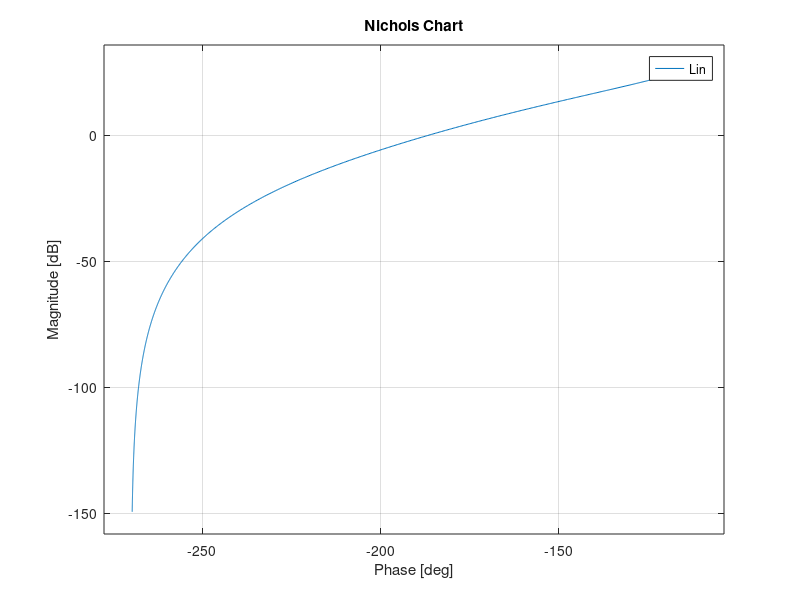

Source code (MATLAB): (Note: this script raises an error after producing the figure.)
s=tf('s');
Gp=100/(s^2+5.5*s+4.5);
pole(Gp);
zpk(Gp);
Kp=dcgain(Gp); 
Gs=1;
Ga=0.014;
Gr=1;
Gd=1;
Kd=1;
R0=1;

ro=1.5*10^-1;
Gf=1/(Kd*Gs);
poles=pole(Gp); %ci sono 0 poli in 0 -> p=0
p=0;
h=1; %perchè r è una rampa
nu=h-p; %perche vogliamo erinf<=1.5*10^-1
beta=0; %perchè nu+p è div. da 0
Kc=abs(Kd^2*R0/(ro*Kp*Ga));
tr=2;
ts5=8;
alpha=0.05;

MSLF=2*10^-3/(16*10^-2);
MSLFdb=20*log10(MSLF);
wl=0.03*10^(-MSLFdb/40);

MTHF=8*10^-4*Gs/(2*10^-1);
MTHFdb=20*log10(MTHF);
wh=60*10^(MTHFdb/40);



smor=sqrt(log(0.12)^2/(pi^2+log(0.12)^2));
Tp=1/(2*smor*sqrt(1-smor^2));
Tpdb=20*log10(Tp);
Sp=2*smor*sqrt(2+4*smor^2+2*sqrt(1+8*smor^2))/(sqrt(1+8*smor^2)+4*smor^2-1);
Spdb=20*log10(Sp);
wcMIN1=(pi-acos(smor))*sqrt(sqrt(1+4*smor^4)-2*smor^2)/(sqrt(1-smor^2))/tr;
wcMIN2=-log(alpha)*sqrt(sqrt(1+4*smor^4)-2*smor^2)/smor/ts5;
Kc=24;
Gc=Kc/s;
Lin=minreal(zpk(Gc*Gp*Ga*Gs*Gf));
% figure(1)
% bode(Lin)
% hold on

[numL, denL] = tfdata(Lin, 'v');

% figure(2)
% nyquist1(numL,denL)
% hold on
% 
figure(3)
nichols(Lin)
hold on

figure(3)
myngridst(Tp, Sp)
hold on

wcdes=1.3;
wnormz=0.9;
z=wcdes/wnormz;
Rz=1+s/z;

Gc=Gc*Rz;

Lin=minreal(zpk(Gc*Gp*Ga*Gs*Gf));

figure(3)
nichols(Lin)
hold on


wnorm=100;
p1=1.3/wnorm;
m1=10^(13.173/20);

Ri=(1+s/(m1*p1))/(1+s/p1);

Gc=Gc*Ri;
Lfin=minreal(zpk(Gc*Gp*Ga*Gs*Gf));

figure(3)
nichols(Lfin)
hold on

T=minreal(zpk(Lfin/(1+Lfin)));
time=[0:tr/100:12];
figure(4)
step(T/(Gf*Gs),time)
hold on
Kd=1;
R0=1;
S=1/(1+Lfin);
T=Lfin/(1+Lfin);
Kd^2*R0/(Kp*Kc*Ga);
[mgs,phs]=bode(S,0.03);
20*log10(mgs)
MSLFdb
[mgt,pht]=bode(T,60);
20*log10(mgt)
MTHFdb

MSLFdb;
MTHFdb;
